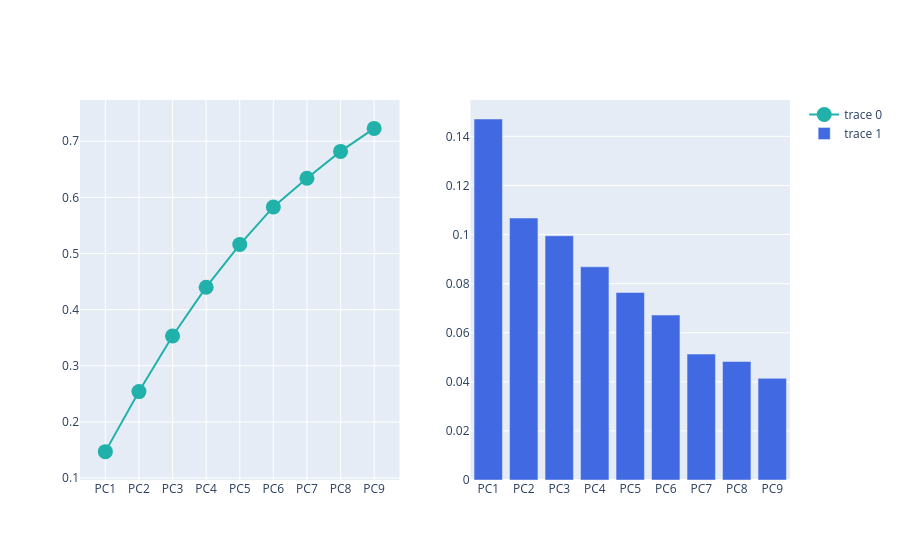

The cell this chart's notebook holds for it:
### Markdown cell above
3.2.3 Explained Variance + Cumulative Variance (Separate Plots)

### Code cell
from plotly.subplots import make_subplots
import plotly.graph_objects as go

fig = make_subplots(rows=1, cols=2)

fig.add_trace(
    go.Scatter(
        x=df_explained_variance['PC'],
        y=df_explained_variance['Cumulative Variance'],
        marker=dict(size=15, color="LightSeaGreen")
    ), row=1, col=1 # scatter plot 
    )

fig.add_trace(
    go.Bar(
        x=df_explained_variance['PC'],
        y=df_explained_variance['Explained Variance'],
        marker=dict(color="RoyalBlue"),
    ), row=1, col=2  # bar chart
    )

fig.write_image(f"{output_dir}/C3.3_scree_e_cum_2.png")
fig.show()
print("✔ Saved: C3.3_scree_e_cum_2.png\n")

### Figure 1 — Plotly figure (JSON) as saved in the notebook; plotly's stock layout.template omitted (floating-point values rounded to 4 significant figures)
{"data": [{"marker": {"color": "LightSeaGreen", "size": 15}, "type": "scatter", "x": ["PC1", "PC2", "PC3", "PC4", "PC5", "PC6", "PC7", "PC8", "PC9"], "xaxis": "x", "y": [0.147, 0.254, 0.353, 0.44, 0.516, 0.583, 0.634, 0.682, 0.723], "yaxis": "y"}, {"marker": {"color": "RoyalBlue"}, "type": "bar", "x": ["PC1", "PC2", "PC3", "PC4", "PC5", "PC6", "PC7", "PC8", "PC9"], "xaxis": "x2", "y": [0.1471, 0.1067, 0.09949, 0.08686, 0.07641, 0.0672, 0.0513, 0.04828, 0.04141], "yaxis": "y2"}], "layout": {"xaxis": {"anchor": "y", "domain": [0, 0.45]}, "xaxis2": {"anchor": "y2", "domain": [0.55, 1]}, "yaxis": {"anchor": "x", "domain": [0, 1]}, "yaxis2": {"anchor": "x2", "domain": [0, 1]}}}
